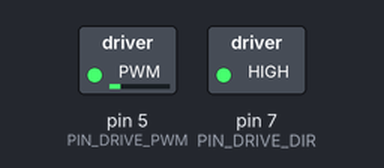
Simulated run of this sketch. Board: Arduino Uno, built with avr-gcc and run on an emulated ATmega328P. On the bench: switched loads named in the sketch (green lamp = pin HIGH).

Above: at 0.05 s.
At 2.55 s:
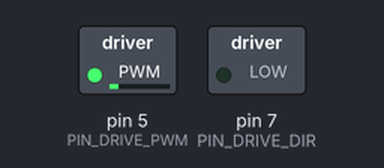
Timing chart, 0 to 6.0 s (numbered marks = the images above):
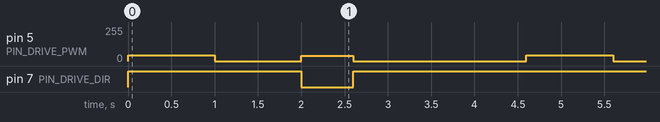

The sketch:

dc_motor_test.ino
```cpp
/*
  dc_motor_test.ino

  後輪DCモーター単体の安全確認用スケッチ。
  低速前進、停止、短時間後退を行い、回転方向と配線を確認する。
*/

const int PIN_DRIVE_PWM = 5;
const int PIN_DRIVE_DIR = 7;

// -1.0..1.0の値をDIRとPWMへ変換してモーターへ出す。
void writeMotor(float value) {
  bool forward = value >= 0.0;
  int pwm = (int)(abs(value) * 255.0);
  digitalWrite(PIN_DRIVE_DIR, forward ? HIGH : LOW);
  analogWrite(PIN_DRIVE_PWM, pwm);
}

// モータードライバーピンを初期化し、停止状態から始める。
void setup() {
  pinMode(PIN_DRIVE_PWM, OUTPUT);
  pinMode(PIN_DRIVE_DIR, OUTPUT);
  writeMotor(0.0);
}

// 低速前進、停止、低速後退、停止を繰り返す。
void loop() {
  writeMotor(0.18);
  delay(1000);
  writeMotor(0.0);
  delay(1000);
  writeMotor(-0.15);
  delay(600);
  writeMotor(0.0);
  delay(2000);
}
```

Measured:
- by itself, pin 5 (PIN_DRIVE_PWM): repeats every 4.6 s: 0/255 1.0 s, 38/255 0.60 s, 0/255 2.0 s, 45/255 1.0 s
- by itself, pin 7 (PIN_DRIVE_DIR): alternates HIGH for 4.0 s and LOW for 0.60 s
